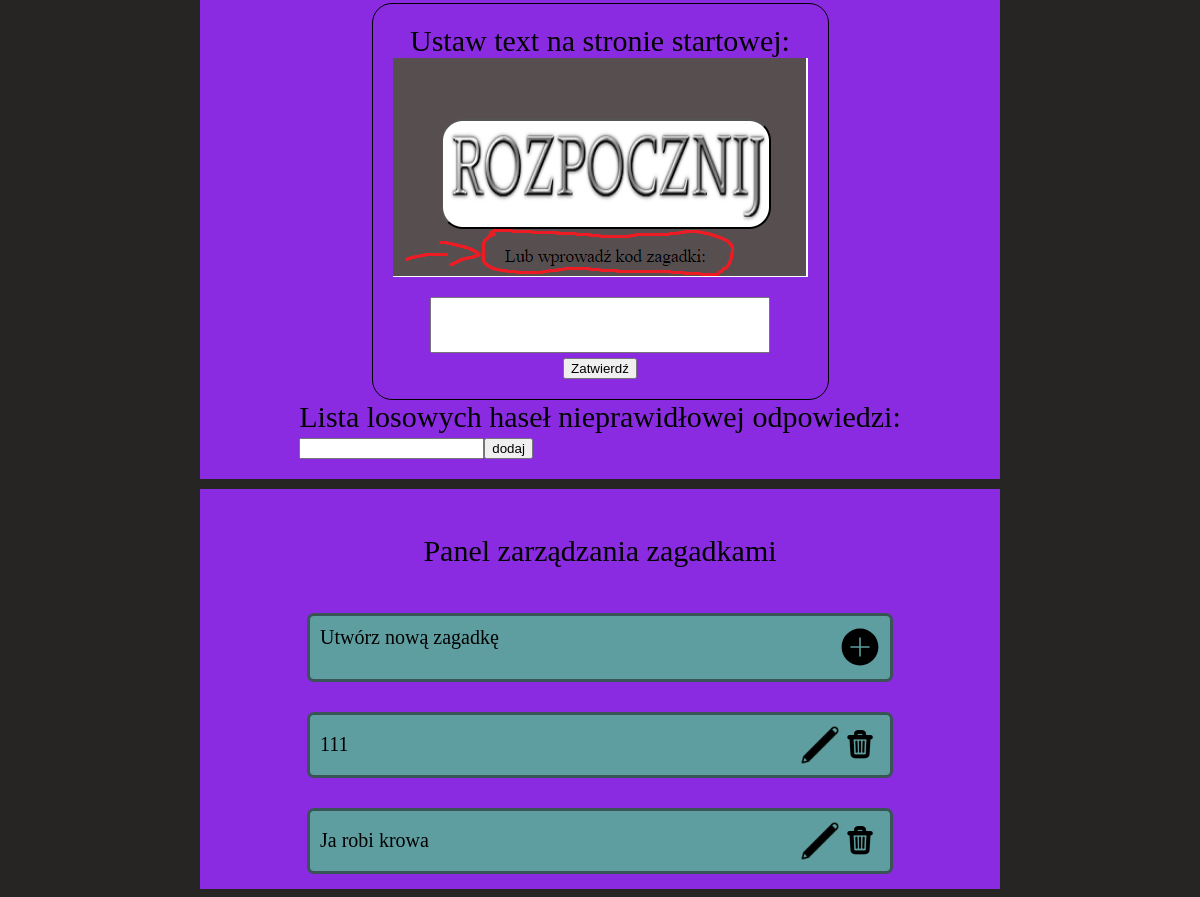
The page /administracja/ (signed in, lower part) on the database as committed earlier.
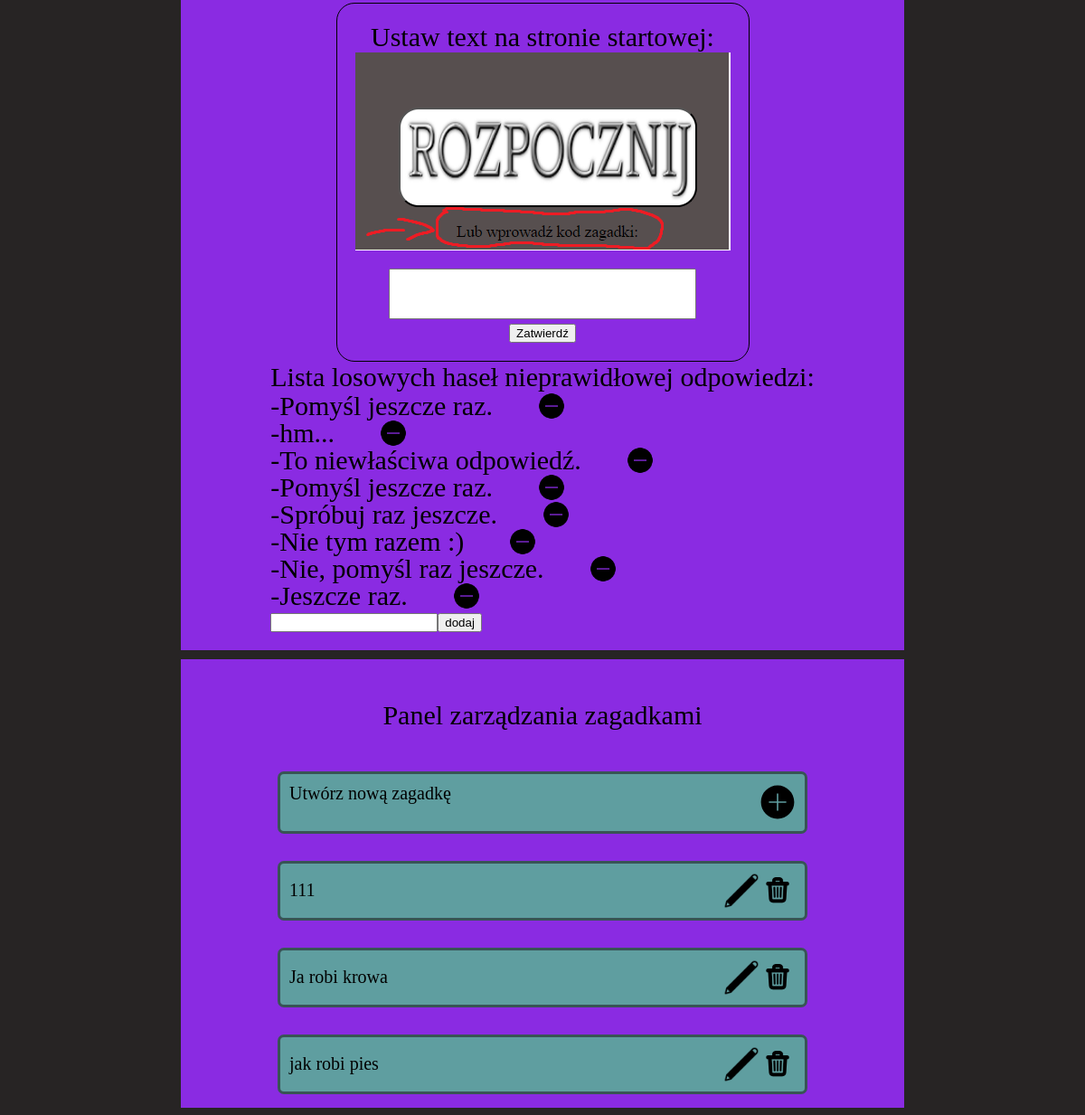
The same page on the database as committed later.
### main/models.py (models this page shows)
class Zagadka(models.Model):
    tresc = models.CharField(max_length=50)
    odpowiedz = models.CharField(max_length=50)
    podp1 = models.CharField(max_length=50)
    podp2 = models.CharField(max_length=50)
    klucz_wejsciowy = models.CharField(max_length=50, default='brak')
    klucz_wynikowy = models.CharField(max_length=50, default='brak')
    grafika = models.FileField(upload_to='images/zagadki', default='none')
    numer = models.IntegerField(default=0)

class LosoweHasla(models.Model):
    tresc = models.CharField(max_length=200)

### main/views.py (the view)
# urls.py: path('administracja/', Administracja.as_view()),
class Administracja(CreateView):
    def get(self, request, *args, **kwargs):
        if(request.user.is_authenticated):
            lista_zagadek = Zagadka.objects.all()
            lista_hasel = LosoweHasla.objects.all()
            return render(request, 'administracja.html', {'zagadki': lista_zagadek, 'hasla': lista_hasel})
        else:
            return HttpResponse(status = 403)

### main/templates/administracja.html (shortened to what this page needs)
{% load static %}
<!DOCTYPE html>
<html>
    <head>
        <link rel="stylesheet" type='text/css' href="{% static 'css/index.css' %}">
    </head>
    <body>
        <div class="container2">
            <div id="wgrywanie">
                <div id="text-start-edit">
                    Ustaw text na stronie startowej:
                    <img src="/media/images/rest/okno_start.png" id="start-img" />
                    <input type="text" name="text-start" id="text-start" />
                    <button id="but-start-text">Zatwierdź</button>
                </div>
                <div id="div-losowe-hasla">
                    Lista losowych haseł nieprawidłowej odpowiedzi:
                    {% for haslo in hasla %}
                    <div class="div-haslo">
                        <p class="text-haslo">-{{haslo.tresc}}</p>
                        <img src="/media/images/rest/minus.png" class="minusek" />
                    </div>
                    {%endfor%}
                    <div class="div-haslo">
                        <input type="text" id="nowe-haslo" name="nowe-haslo" />
                        <button id="nowe-haslo-but">dodaj</button>
                    </div>
                </div>
            </div>
            <div id="zagadki">
                <hr />
                <p> Panel zarządzania zagadkami </p>
                <div id="utworz-zagadke">
                    <div class="zagadka-content" id="zagadka-content-nowa">
                        <div id="utworz-text-div">
                            Utwórz nową zagadkę
                        </div>
                    </div>
                    <div class="zagadka-icons" id="zagadka-icons-nowa">
                        <svg xmlns="http://www.w3.org/2000/svg" class="icon" id="nowa-zag-butt"  viewBox="0 0 50 50" width="30px" height="30px">    <path d="M25,2C12.317,2,2,12.317,2,25s10.317,23,23,23s23-10.317,23-23S37.683,2,25,2z M37,26H26v11h-2V26H13v-2h11V13h2v11h11V26z"/></svg>
                    </div>
                </div>
                {% for zagadka in zagadki %}
                    <div class="zagadka">
                        <div class="zagadka-content">
                            <div id="utworz-tekst-div">
                                {{zagadka.tresc}}
                            </div>
                        </div>
                        <div class="zagadka-icons">
                            <img src='/media/images/rest/edit.png' class = 'icon edit'/>
                            <img src='/media/images/rest/trash.png' class = 'icon remove'/>
                        </div>
                    </div>
                {% endfor %}
            </div>
        </div>
    </body>
</html>

### main/static/css/index.css (style rules this page uses)
body { background-color: rgb(39, 36, 36); display: block; }
.container2 { width: 800px; margin-top: 100px; margin-left: auto; margin-right: auto; background-color: aliceblue; }
#wgrywanie { display: flex; flex-direction: column; background-color: blueviolet; align-items: center; justify-content: center; font-size: 30px; width: 100%; height: 70%; }
#zagadki { display: flex; flex-direction: column; background-color: blueviolet; align-items: center; justify-content: center; font-size: 30px; width: 100%; height: 70%; }
.zagadka { width: 70%; background-color: cadetblue; margin: 15px; font-size: 20px; padding: 10px; display: flex; align-items: center; border-radius: 7px; border: solid rgb(56, 84, 85) 3px; }
.zagadka-content { width: 80%; }
.zagadka-icons { width: 20%; display: flex; align-items: center; justify-content: right; }
hr { width: 100%; height: 10px; background-color: rgb(39, 36, 36); border: none; }
#utworz-zagadke { width: 70%; background-color: cadetblue; margin: 15px; font-size: 20px; padding: 10px; display: flex; align-items: center; border-radius: 7px; border: solid rgb(56, 84, 85) 3px; }
.icon { width: 40px; height: 40px; }
#text-start-edit { display: flex; flex-direction: column; align-items: center; justify-content: center; margin-top: 100px; border: solid black 1px; border-radius: 20px; padding:20px; }
#text-start { width: 80%; height: 50px; font-size: 15px; text-align: center; margin-top: 20px; margin-bottom: 5px; }
#utworz-text-div { width: 100%; margin-bottom: 20px; }
.div-haslo { width: 100%; height: 30px; display: flex; flex-direction: row; align-items: center; }
.minusek { width: 30px; height: 30px; margin-left: 50px; }

Rows that differ between the two databases and show on the page:
added LosoweHasla: tresc "Pomyśl jeszcze raz."
added LosoweHasla: tresc "hm..."
added LosoweHasla: tresc "To niewłaściwa odpowiedź."
added LosoweHasla: tresc "Pomyśl jeszcze raz."
added LosoweHasla: tresc "Spróbuj raz jeszcze."
added LosoweHasla: tresc "Nie tym razem :)"
added LosoweHasla: tresc "Nie, pomyśl raz jeszcze."
added LosoweHasla: tresc "Jeszcze raz."
added Zagadka: tresc "jak robi pies"
